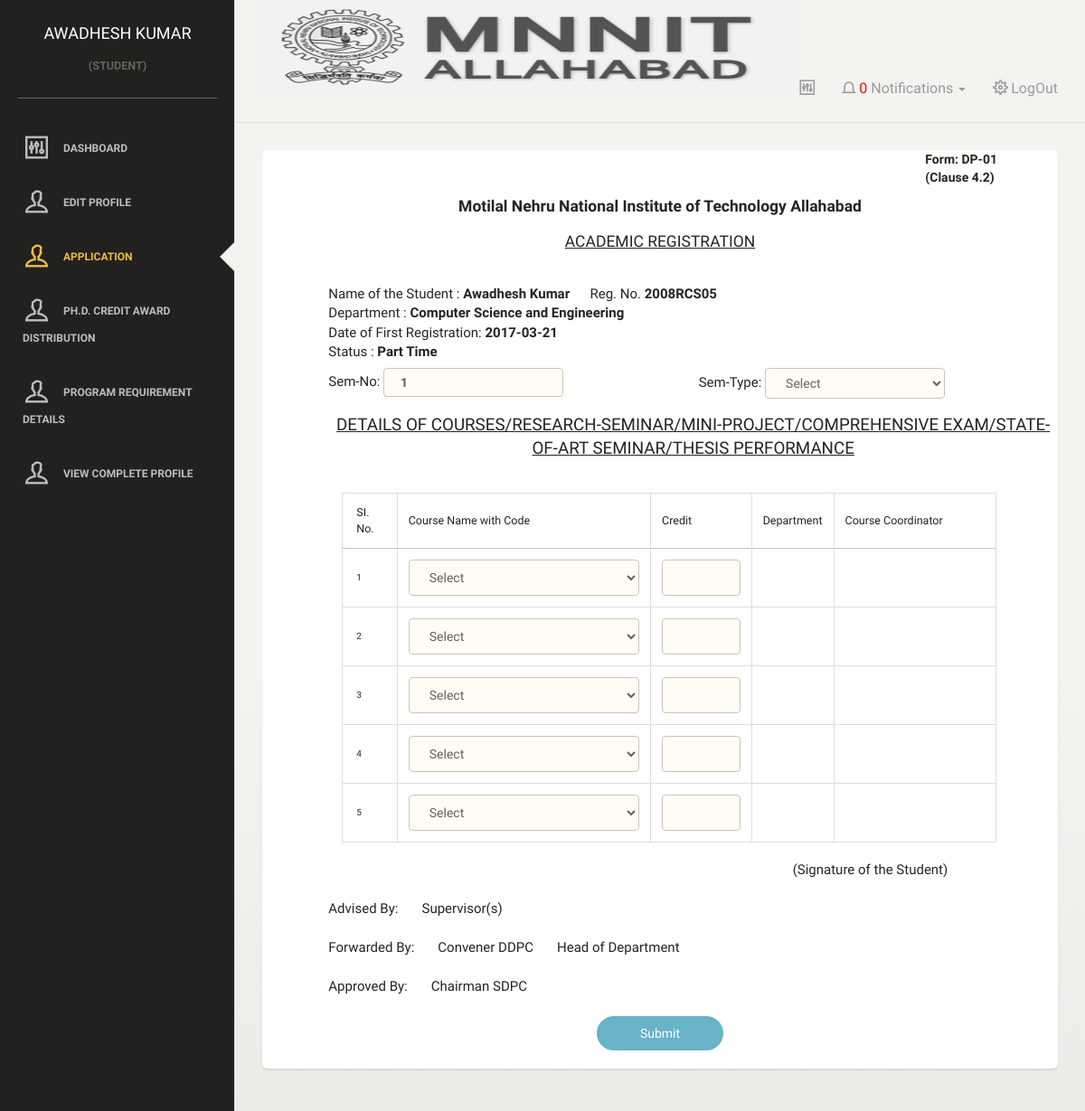
The app's page /applyDP01.php (signed in) with its own data.
### tables this page shows
CREATE TABLE IF NOT EXISTS `studentmaster` (
  `reg_no` varchar(10) NOT NULL,
  `password` varchar(50) NOT NULL,
  `photo_path` varchar(50) NOT NULL,
  `category` varchar(10) NOT NULL,
  `program` varchar(20) NOT NULL,
  `name` varchar(50) NOT NULL,
  `father_name` varchar(50) NOT NULL,
  `address` varchar(100) NOT NULL,
  `contact_no` decimal(15,0) NOT NULL,
  `mail_id` varchar(30) NOT NULL,
  `hostel` varchar(50) NOT NULL,
  `gender` varchar(20) NOT NULL,
  `highest_qualification` varchar(100) NOT NULL,
  `nationality` varchar(25) NOT NULL,
  `admission_category_code` varchar(10) NOT NULL,
  `stipendiary` tinyint(1) NOT NULL,
  `program_type` varchar(25) NOT NULL,
  `program_category` varchar(25) NOT NULL,
  PRIMARY KEY (`reg_no`)
);

### includes/preProcess.php (called while the page is built, shortened)
<?php
if(!isset($_SESSION['reg_no']))
{
    header("location: ./");
}
else
    $reg_no = $_SESSION['reg_no'];
include("./includes/connect.php");
$is_admin = 0;
if(isset($_SESSION['is_admin']) && $_SESSION['is_admin'] == 1)
{
    $is_admin = 1;
    $name = "ADMIN";
    $url =  "//{$_SERVER['HTTP_HOST']}{$_SERVER['REQUEST_URI']}";
    $user['name'] = "ADMIN";
    $escaped_url = htmlspecialchars( $url, ENT_QUOTES, 'UTF-8' );
}else if(! strcmp($_SESSION['role'], "student"))
{
    $query = "SELECT * FROM studentmaster WHERE reg_no='$reg_no'";
    $results = mysqli_query($connection, $query);
    $user = mysqli_fetch_array($results);
    if(empty($user['photo_path']))
    {
        $user['photo_path']='./images/default.jpg';
    }
    $query = "SELECT sem_no, sem_type FROM studentregistration WHERE reg_no ='$reg_no' ORDER BY date_of_reg DESC";
    $results = mysqli_query($connection, $query);
    if(mysqli_num_rows($results) == 0)
    {
     $current_sem_no = 0;
    }
    else
    {
        $arr = mysqli_fetch_array($results);
        $current_sem_no = $arr['sem_no'];
        $current_sem_type = $arr['sem_type'];
    }
}
?>

### applyDP01.php (the view, shortened to what this page needs)
	<?php
	include("./includes/preProcess.php");
	$sem_no = $current_sem_no + 1;
	if($date_of_reg === null) {
		$date_of_reg = date('Y-m-d');
	}
	?>
	<!doctype html>
	<html lang="en">
	<head>
		<link href="assets/css/bootstrap.min.css" rel="stylesheet" />
		<link href="assets/css/animate.min.css" rel="stylesheet"/>
		<link href="assets/css/paper-dashboard.css" rel="stylesheet"/>
		<link href="http://maxcdn.bootstrapcdn.com/font-awesome/latest/css/font-awesome.min.css" rel="stylesheet">
		<link href="assets/css/themify-icons.css" rel="stylesheet">
		<link href="./css/myCss.css" rel="stylesheet">
		<link href="assets/css/datepicker.css" rel="stylesheet" />
	</head>
	<body>
		<div class="wrapper">
			<div class="sidebar" data-background-color="black" data-active-color="warning">
		<div class="sidebar-wrapper">
			<div class="logo">
				<?php include('./includes/topleft.php') ?>
			</div>
			<?php
			include("./includes/sideNav.php");
			?>
		</div>
	</div>
	<div class="main-panel">
		<nav class="navbar navbar-default">
			<div class="container-fluid">
				<div class="navbar-header">
					<?php include('./includes/logo.php'); ?>
				</div>
				<div class="collapse navbar-collapse">
					<ul class="nav navbar-nav navbar-right">
						<li>
							<a href="#" class="dropdown-toggle" data-toggle="dropdown">
								<i class="ti-panel"></i>
							</a>
						</li>
						<?php include('./includes/notifications.php'); ?>
						<li>
							<a href="./logout.php">
								<i class="ti-settings"></i>
								<p>LogOut</p>
							</a>
						</li>
					</ul>
				</div>
			</div>
		</nav>
		<div class="content">
			<div class="container-fluid">
				<div class="row">
					<div class="col-md-12">
						<div class="card">
							<b>
								<div class="col-md-offset-10"> Form: DP-01</div>
								<div class="col-md-offset-10"> (Clause 4.2)</div>
								<center><h5><b>Motilal Nehru National Institute of Technology Allahabad</b></h5></center>
								<center><u><h5>ACADEMIC REGISTRATION</h5></u></center><br>
								<div class="col-md-offset-1" style="font-size:15px">
									<form class="form-inline" id="dp01" name="dp01" action="submitDP01.php" method="post" onsubmit="return checkform(this.form);">
									</b>
									Name of the Student : <b><?php echo $user['name']; ?></b> &nbsp;&nbsp;&nbsp;&nbsp;&nbsp;Reg. No. <b><?php echo $_SESSION['reg_no'];?> </b><br>
									Department : <b> Computer Science and Engineering </b><br>Date of First Registration: <b><?php echo $date_of_reg; ?></b><br>
									Status :<b> <?php echo $user['program_category'];?>	</b><br>
									<div class = "row">
										<div class="col-md-6">
											Sem-No: <b><input name="sem_no" class ="form-control border-input" style="width:50%; height:10%;" type="number" value="<?php echo $sem_no; ?>" max="8" min="<?php echo $sem_no; ?>" required/></b>
										</div>
										<div class="col-md-6">
											Sem-Type:
											<select name="sem_type" class="form-control border-input" style="width:50%;height:10%;" required>
												<option value="">Select</option>
											</select>
										</div>
									</div>
									<center><u><h5>DETAILS OF COURSES/RESEARCH-SEMINAR/MINI-PROJECT/COMPREHENSIVE EXAM/STATE-OF-ART SEMINAR/THESIS PERFORMANCE</h5></u></center><br>
								</div>
								<div class="row col-md-offset-1">
									<div class="col-md-11" style="font-size:10px;">
										<table class="table table-bordered table-condensed">
											<thead>
												<th>SI. No.</th>
												<th>Course Name with Code</th>
												<th>Credit</th>
												<th>Department</th>
												<th>Course Coordinator</th>
											</thead>
											<tbody>
												<?php
												for ($i = 1; $i <= 5; $i++) {
													?>
													<tr>
														<td><?php echo $i ?></td>
														<td><select class="form-control border-input" name="course<?php echo $i ?>"
															onchange="nowsearch(this.value, <?php echo $i ?>);">
															<option value="">Select</option>
														</select>
													</td>
													<td><input id="<?php echo $i ?>1" name="credits<?php echo $i ?>" class ="form-control border-input" type="number" min="10" max="20"/></td>
													<td id=<?php echo $i ?>2></td>
													<td><p id=<?php echo $i ?>3></p><input type="text" id="student_selected_coordinator<?php echo $i ?>" name="student_selected_coordinator<?php echo $i ?>" style="visibility:hidden;" /></td>
												</tr>
												<?php
											}
											?>
										</tbody>
									</table>
								</div>
							</div>
							<div style="font-size:15px">
								<div class="col-md-offset-8">(Signature of the Student)</div><br>
								<div class="col-md-offset-1">Advised By: &nbsp;&nbsp;&nbsp;&nbsp;&nbsp;&nbsp;Supervisor(s) </div><br>
								<div class="col-md-offset-1">Forwarded By: &nbsp;&nbsp;&nbsp;&nbsp;&nbsp;&nbsp;Convener DDPC&nbsp;&nbsp;&nbsp;&nbsp;&nbsp;&nbsp; Head of Department</div><br>
								<div class="col-md-offset-1">Approved By: &nbsp;&nbsp;&nbsp;&nbsp;&nbsp;&nbsp;Chairman SDPC </div><br>
							</div>
							<div class="text-center">
								<button type="submit" class="btn btn-info btn-fill btn-wd">Submit</button>
							</div><br>
					</div>
				</div>
			</div>
		</div>
	</div>
</div>
</body>
</html>

### includes/topleft.php
<a href="./dashboard.php" class="simple-text">
                <?php echo $user['name'] ?>
            </a>
            <?php if ($is_admin == 1)
            {
            ?>
            <center><h6>(admin)</h6></center>
            <?php
             } else {
             ?>
             <center><h6>(<?php echo $_SESSION['role']; ?>)</h6></center>
             <?php
             }
             ?>

### records on screen
studentmaster: name "AWADHESH KUMAR", name "Awadhesh Kumar", program_category "Part Time"

### other values on screen
$_SESSION['role'] "STUDENT"
$countNotifications "0"
$_SESSION['reg_no'] "2008RCS05"
$date_of_reg "2017-03-21"
